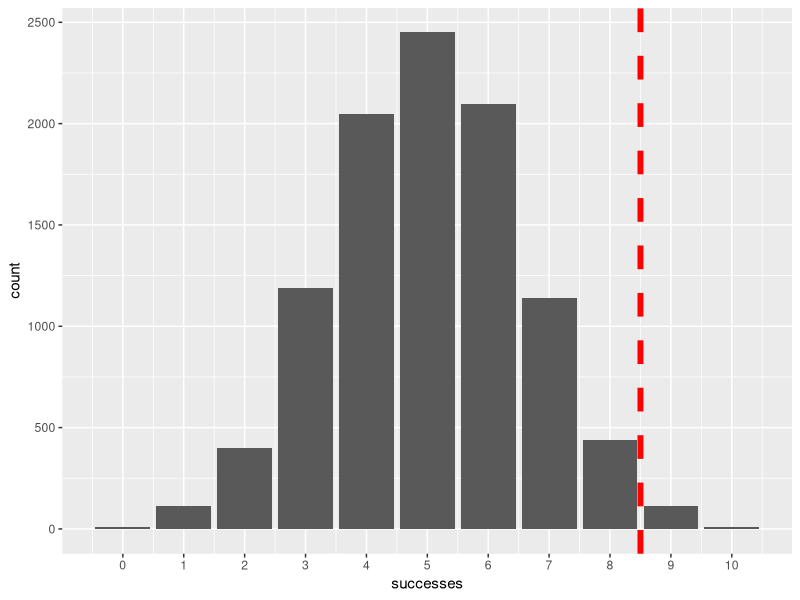
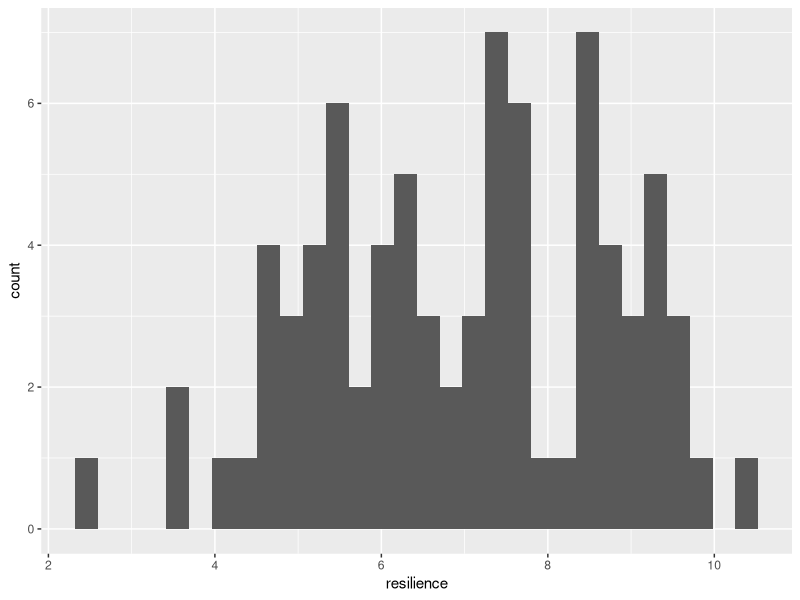
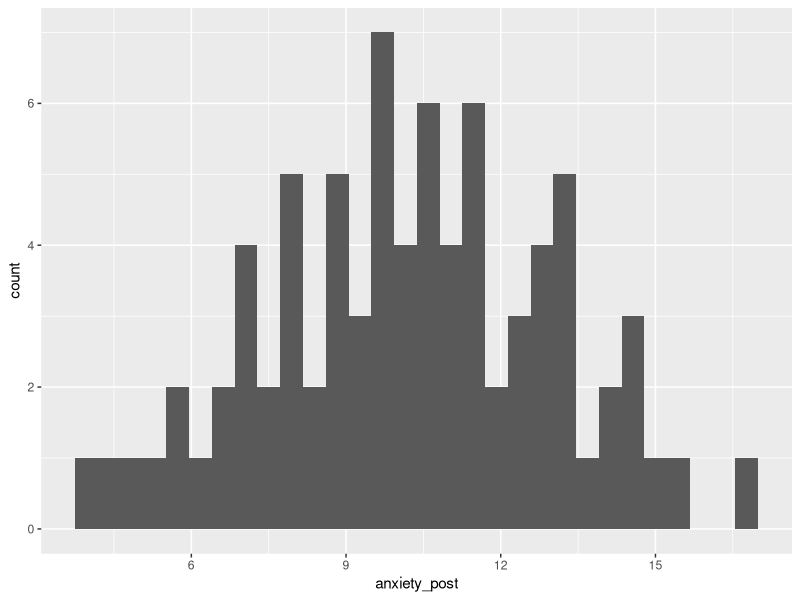
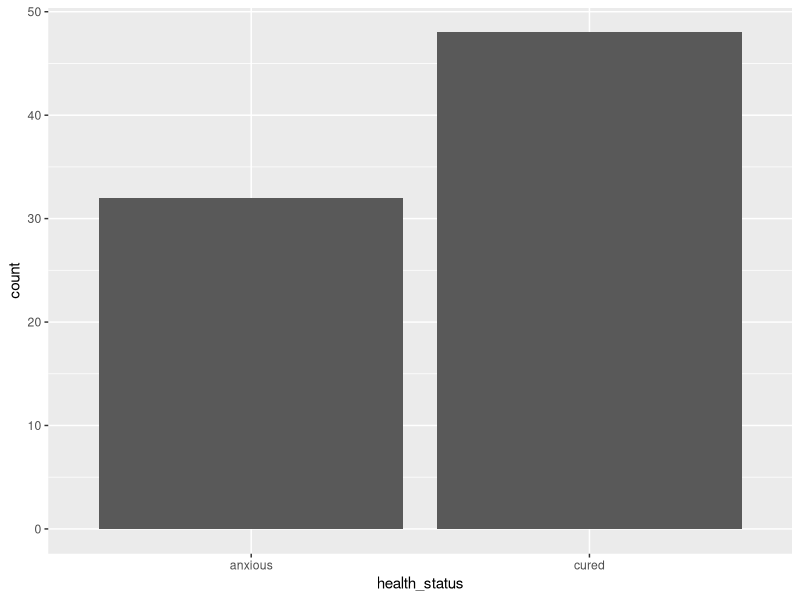
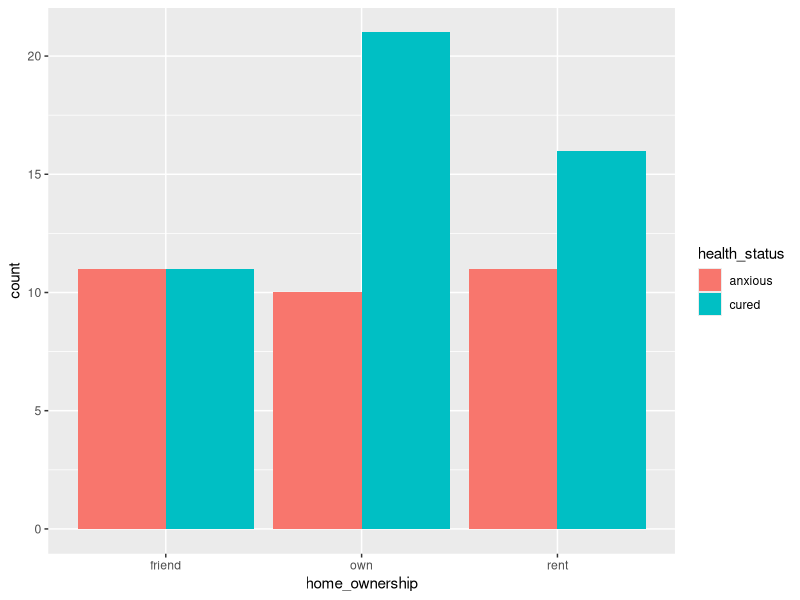
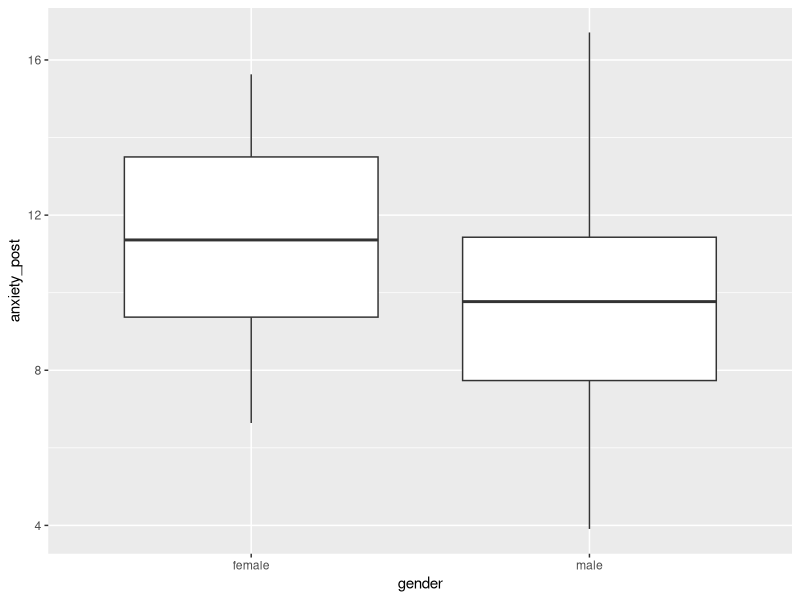
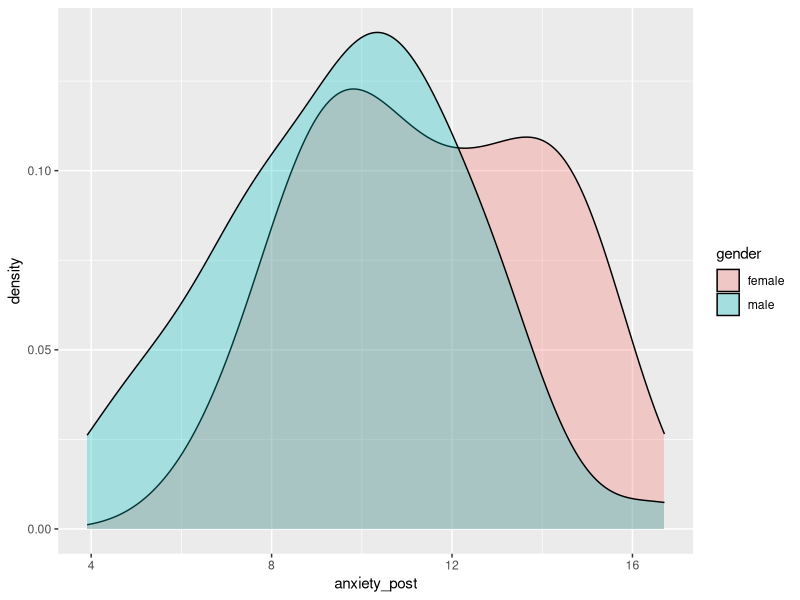
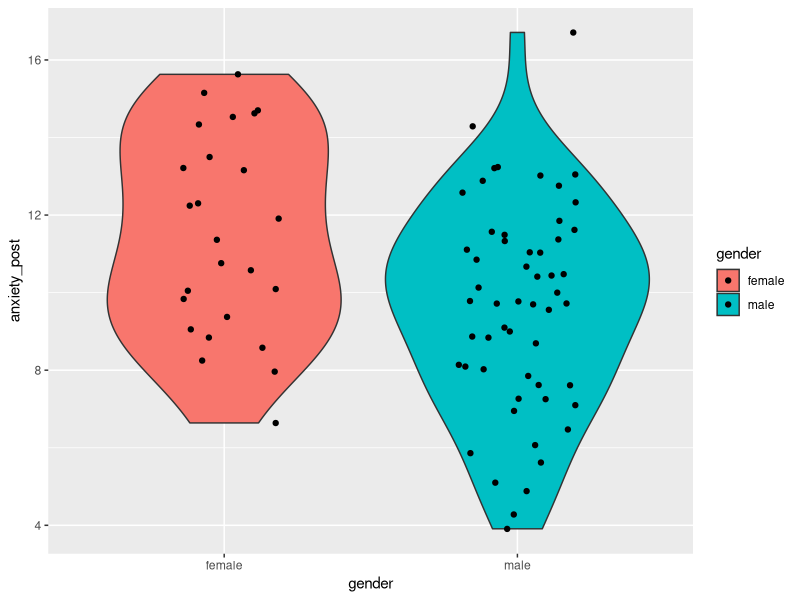

Source code (R) for these figures, in order:
## ---- chunk 1
knitr::opts_chunk$set(echo = TRUE)
## ---- chunk 2
library(tidyverse) # for dplyr and ggplot2
## ---- chunk 3

1-pbinom(9-1, 10, 0.5)
## ---- chunk 4
successes = rbinom(n = 10000, size = 10, prob = 0.5)
random_flips = data.frame(successes)

sum(successes > 8)/10000 # proportion of experiments with 9 or more "heads"

ggplot(data = random_flips) +
  aes(x = successes) +
  geom_bar()+
  scale_x_continuous(breaks = 0:10)+
  geom_vline(xintercept = 8.5, col = "red", linetype = "dashed", size = 2)


## ---- chunk 5

binom.test(x = 9, n = 10, p = 0.5, alternative = "greater")

## ---- chunk 6

binom.test(x = 9, n = 10, p = 0.5, alternative = "greater")

## ---- chunk 7
n_per_group = 40

base_height_mean = 164
base_height_sd = 10
base_anxiety_mean = 18
base_anxiety_sd = 2
resilience_mean = 7
resilience_sd = 2

treatment_effect = - 3
resilience_effect = - 0.8

gender_bias = 0.7
gender_effect = - 1
gender_effect_on_height = 12


treatment <- rep(c(1, 0), each = n_per_group)
set.seed(1)

gender_num <- rbinom(n = n_per_group * 2, size = 1, prob = 0.7)
gender <- NA
gender[gender_num == 0] = "female"
gender[gender_num == 1] = "male"

set.seed(2)
home_ownership <- sample(c("own", "rent", "friend"), n_per_group * 2, replace = T)

set.seed(3)
resilience <- rnorm(mean = resilience_mean, sd = resilience_sd, n = n_per_group*2)

set.seed(6)
anxiety_base <- rnorm(mean = base_anxiety_mean, sd = base_anxiety_sd, n = n_per_group*2)
anxiety_baseline <- anxiety_base + resilience * resilience_effect + gender_num * gender_effect + rnorm(mean = 0, sd = 2, n = n_per_group*2)
anxiety_post <- anxiety_base + treatment * treatment_effect + resilience * resilience_effect + gender_num * gender_effect
participant_ID <- paste0("ID_", 1:(n_per_group*2))

set.seed(5)
height_base <- rnorm(mean = base_height_mean, sd = base_height_sd, n = n_per_group*2)
height <- height_base + gender_num * gender_effect_on_height


group <- rep(NA, n_per_group*2)
group[treatment == 0] = "control"
group[treatment == 1] = "treatment"

health_status <- rep(NA, n_per_group*2)
health_status[anxiety_post < 11] = "cured"
health_status[anxiety_post >= 11] = "anxious"

data <- data.frame(participant_ID)
data = cbind(data, gender, group, resilience, anxiety_baseline, anxiety_post, health_status, home_ownership, height)
data = as_tibble(data)

data = data %>% 
  mutate(gender = factor(gender))

data = data %>% 
  mutate(group = factor(group))

data = data %>% 
  mutate(health_status = factor(health_status))

data = data %>% 
  mutate(home_ownership = factor(home_ownership),
         anxiety_baseline = round(anxiety_baseline, 2),
         anxiety_post = round(anxiety_post, 2),
         resilience = round(resilience, 2),
         height = round(height, 2))


## ---- chunk 8
data

data %>% 
  summary()

data %>% 
  ggplot() +
    aes(x = resilience) +
    geom_histogram()

data %>% 
  ggplot() +
    aes(x = anxiety_post) +
    geom_histogram()

data %>% 
  ggplot() +
    aes(x = health_status) +
    geom_bar()

set.seed(Sys.time())
## ---- chunk 9

table(data$home_ownership, data$health_status)

data %>% 
  ggplot() +
    aes(x = home_ownership, fill = health_status) +
    geom_bar(position = "dodge")

## ---- chunk 10

ownership_health_status_table = table(data$home_ownership, data$health_status)
ownership_health_status_table

chisq.test(ownership_health_status_table)

## ---- chunk 11

summary = data %>% 
  group_by(gender) %>% 
    summarize(mean = mean(anxiety_post), sd = sd(anxiety_post))
summary

data %>% 
  ggplot() +
    aes(x = gender, y = anxiety_post) +
    geom_boxplot()

data %>% 
  ggplot() +
    aes(x = anxiety_post, fill = gender) +
    geom_density(alpha = 0.3)

data %>% 
  ggplot() +
    aes(x = gender, y = anxiety_post, fill = gender) +
    geom_violin() +
    geom_jitter(width = 0.2)


## ---- chunk 12

t_test_results = t.test(anxiety_post ~ gender, data = data)
t_test_results

mean_dif = summary %>% 
    summarize(mean_dif = mean[1] - mean[2])
mean_dif


## ---- chunk 13

summary_home_ownership_vs_anxiety_post = data %>% 
  group_by(home_ownership) %>% 
    summarize(mean = mean(anxiety_post), sd = sd(anxiety_post))
summary_home_ownership_vs_anxiety_post


data %>% 
  ggplot() +
    aes(x = home_ownership, y = anxiety_post) +
    geom_violin() +
  geom_jitter()


ANOVA_result = aov(anxiety_post ~ home_ownership, data = data)
summary(ANOVA_result)

## ---- chunk 14

summary = data %>% 
  group_by(gender) %>% 
    summarize(mean = mean(anxiety_post), sd = sd(anxiety_post))
summary

data %>% 
  ggplot() +
    aes(x = gender, y = anxiety_post, fill = gender) +
    geom_violin() +
    geom_jitter(width = 0.2)

t_test_results_one_sided = t.test(anxiety_post ~ gender, data = data, alternative = "greater")
t_test_results_one_sided

## ---- chunk 15

t_test_results_one_sided = t.test(anxiety_post ~ gender, data = data, alternative = "less")
t_test_results_one_sided

## ---- chunk 16

data %>% 
  select(resilience, height) %>% 
    cor()

data %>% 
  ggplot() +
    aes(x = resilience, y = height) +
      geom_point() +
      geom_smooth(method = "lm")

## ---- chunk 17
correlation_result = cor.test(data$resilience, data$height)	
correlation_result	

## ---- chunk 18

correlation_result_greater = cor.test(data$resilience, data$height, alternative = "greater")	
correlation_result_greater	

